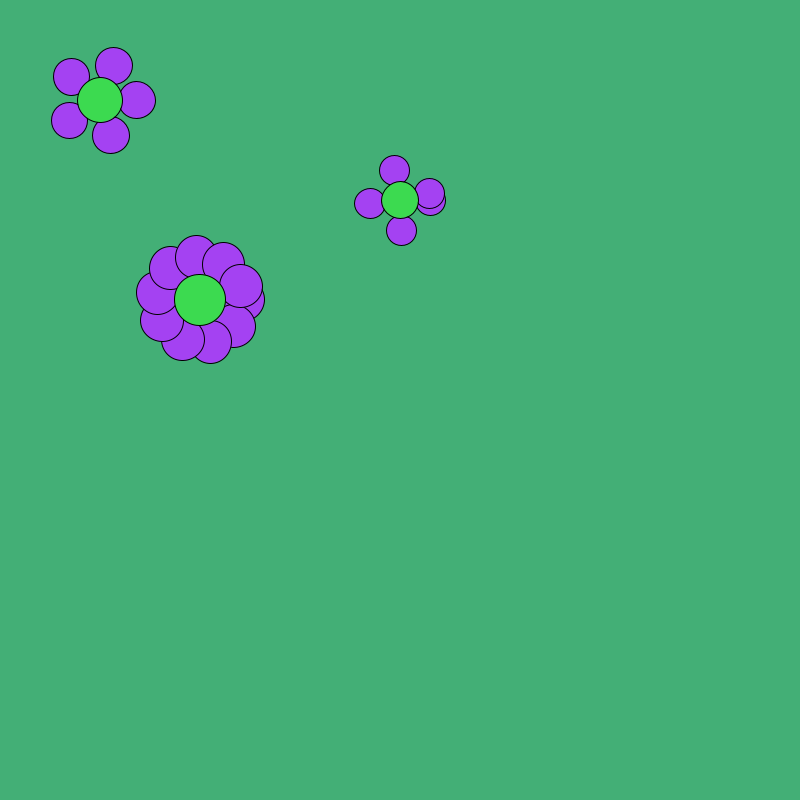
Frame 1 (no input)
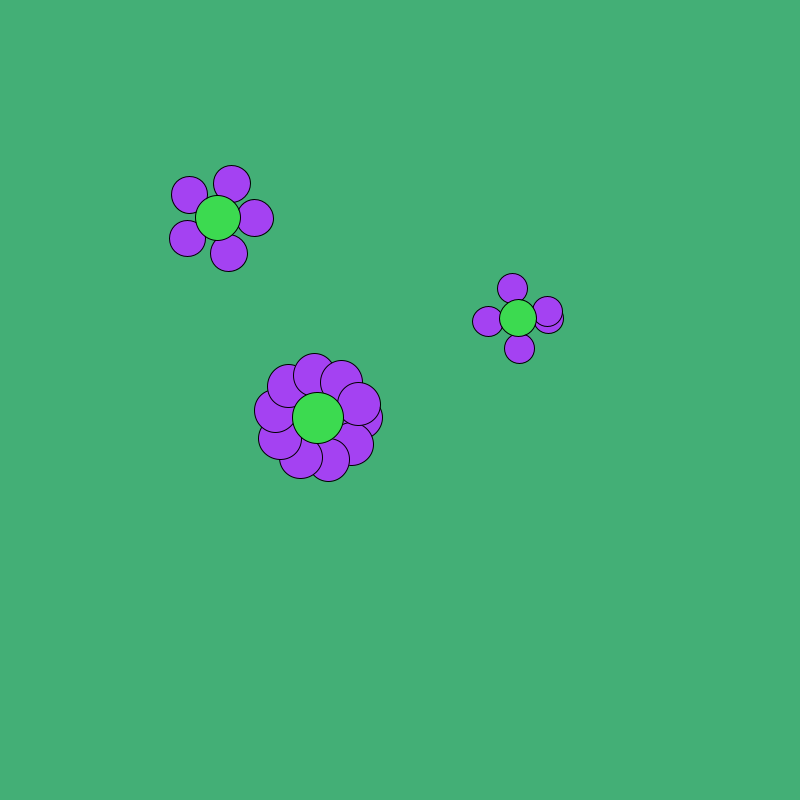
Frame 60 (the mouse pressed at the canvas centre just before this capture)
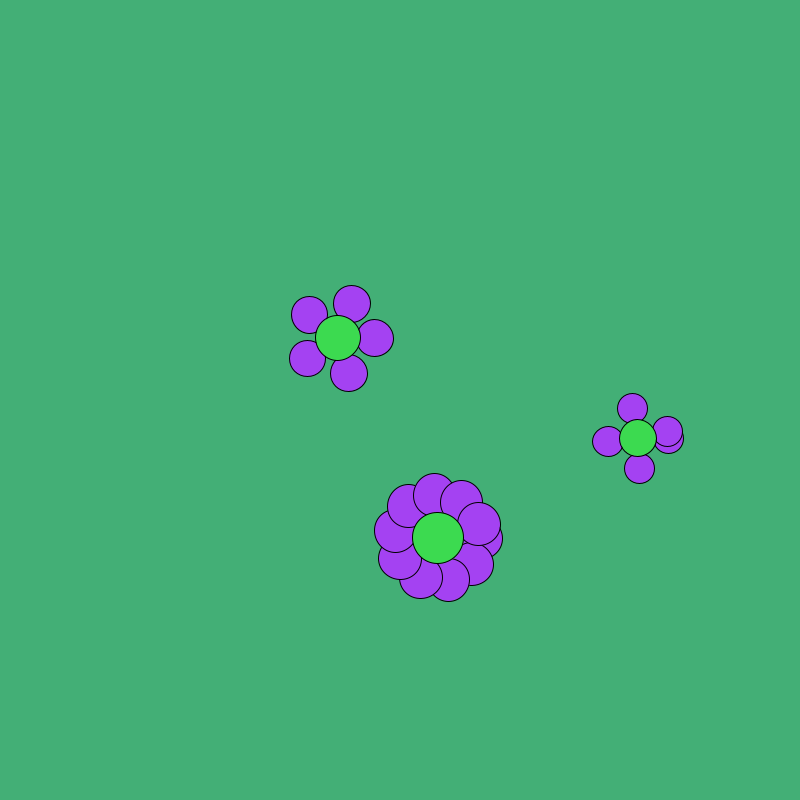
Frame 120 (the mouse held since frame 60 and released just before this capture)

The Processing sketch that drew these frames (run headless with seeded random() and noise(); from frame 60 on, the mouse is pressed at the canvas centre):

// Processing sketch: Flower
// ── Flower.pde
Flowers myFlower1;
Flowers myFlower2;
Flowers myFlower3;

void setup() {
  size(800, 800);
  background(#43AF76);

  float r=20;
  float n_petals=4;
  float x=100;
  float y=100;
  int petalColor=color(random(255),random(255),random(255));
  int centerColor=color(random(255),random(255),random(255));
  
  myFlower1 = new Flowers(r+random(0,50),n_petals+random(0,10),x+100,y+200,petalColor,centerColor);
  myFlower2 = new Flowers(r+random(0,50),n_petals+random(0,10),x,y,petalColor,centerColor);
  myFlower3 = new Flowers(r+random(0,50),n_petals+random(0,10),x+300,y+100,petalColor,centerColor);
  
}

void draw() {
    
background(#43AF76);

 myFlower1.display();
 myFlower1.move();
 myFlower1.bounce();
 
 myFlower2.display();
 myFlower2.move();
 myFlower2.bounce();
 
 myFlower3.display();
 myFlower3.move();
 myFlower3.bounce();
}  

// ── FlowerClass.pde
class Flowers {

  float r;         //radius petal
  float n_petal;   //petal number
  float x;         //position of flower center
  float y;         //position of flower center
  int colorPetal;  //petal color
  int colorCenter; //center color
  int xspeed=2;    //speed in x direction
  int yspeed=2;    //speed in y direcction

  Flowers( float t_r, float t_n_petal, float t_x, float t_y, int t_colorPetal, int t_colorCenter) {
    r=t_r;
    n_petal=t_n_petal;
    x=t_x;
    y=t_y;
    colorPetal=t_colorPetal;
    colorCenter=t_colorCenter;
  }
  void display() {
    fill(colorPetal);
    for (float i=0; i<PI*2; i+=2*PI/n_petal) {
      float bx=x + r*cos(i);
      float by=y + r*sin(i);
      ellipse(bx, by, r, r);
    }
    fill(colorCenter);
    ellipse(x, y, r*1.2, r*1.2);
    
    //move();        //make flowers move
    //bounce();      //make flowers bounce when wall hit
  }

  void move() {
    x = x + xspeed;
    y = y + yspeed;
  }
  void bounce() {

    if ((x > width)||(x < 0)) {
      xspeed = xspeed *-1;
    }
    if ((y > height)||(y < 0)) {
      yspeed = yspeed *-1;
    }
  }
}
